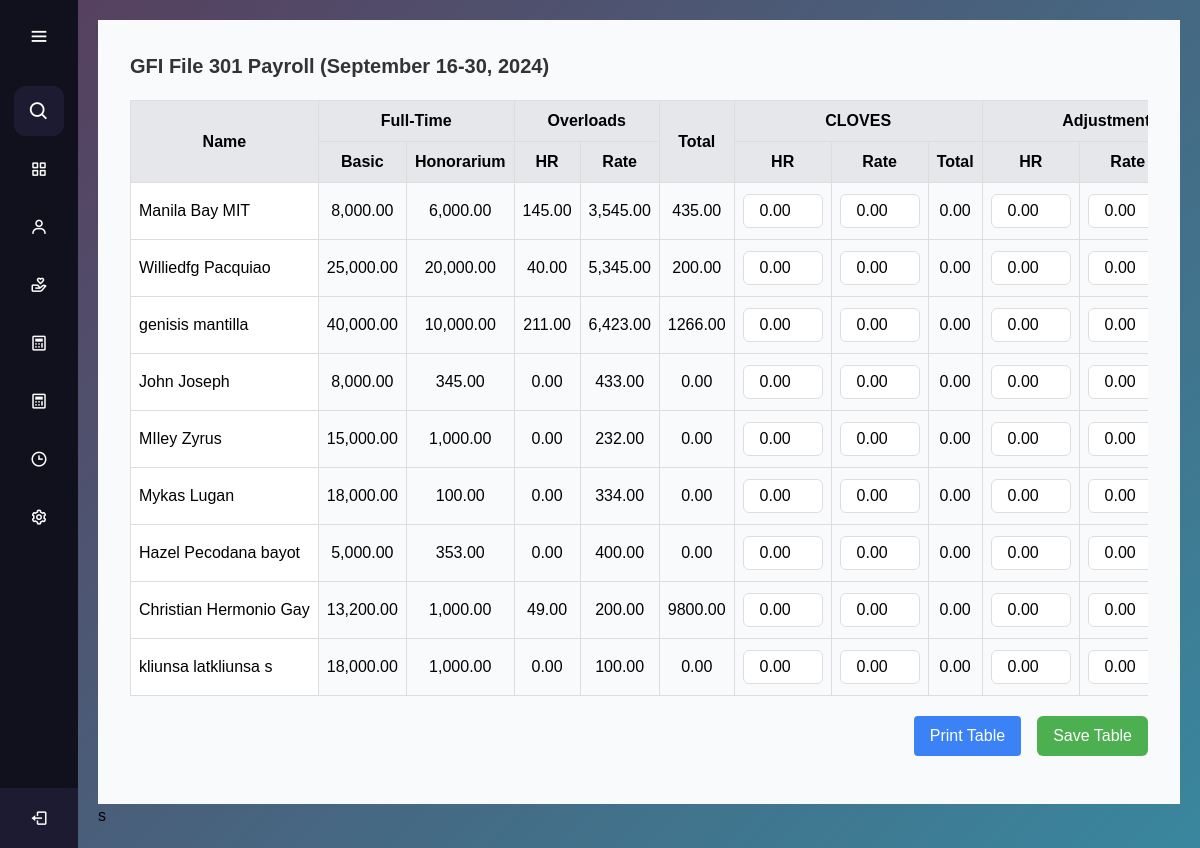
The page /computation2.php on the database its author committed.
### tables this page shows
CREATE TABLE `employees` (
  `employee_id` int(11) NOT NULL,
  `first_name` varchar(255) NOT NULL,
  `last_name` varchar(255) NOT NULL,
  `suffix_title` varchar(50) NOT NULL,
  `employee_type` enum('full-time','part-time') NOT NULL,
  `classification` varchar(255) NOT NULL,
  `basic_salary` decimal(10,2) NOT NULL,
  `honorarium` decimal(10,2) DEFAULT 0.00,
  `incentives` decimal(10,0) NOT NULL,
  `overload_rate` decimal(10,0) NOT NULL,
  `watch_reward` decimal(10,0) NOT NULL,
  `absent_lateRate` decimal(10,0) NOT NULL,
  `created_at` timestamp NOT NULL DEFAULT current_timestamp()
);

### computation2.php (the view, shortened to what this page needs)
<?php
require 'database_connection.php';
$sql = "
    SELECT
        e.employee_id,
        CONCAT(e.first_name, ' ', e.last_name, ' ', e.suffix_title) AS full_name,
        e.basic_salary,
        e.honorarium,
                e.overload_rate,
                ct.overload_total,
        ct.wr_hr,
        ct.wr_rate,
        ct.wr_total,
        ct.adjust_hr,
        ct.adjust_rate,
        ct.adjust_total,
        ct.watch_hr,
        e.watch_reward,
        ct.watch_total,
        ct.gross_pay,
        ct.absent_late_hr,
         e.absent_lateRate,
        ct.pagibig,
        ct.mp2,
        ct.sss,
                ct.ret,
        ct.canteen,
        ct.others,
        ct.total_deduction,
        ct.net_pay,
        ct.reg_date,
        COALESCE(SUM(o.grand_total), 0) AS overload_hr,
        COALESCE(c.medical_savings, 0) AS medical_savings,
        COALESCE(c.retirement, 0) AS retirement,
        COALESCE((c.sss_ee + c.sss_er), 0) AS sss_total,
        COALESCE((c.pag_ibig_ee + c.pag_ibig_er), 0) AS pag_ibig_total,
        COALESCE((c.philhealth_ee + c.philhealth_er), 0) AS philhealth_total
    FROM employees e
    LEFT JOIN overload o ON e.employee_id = o.employee_id
    LEFT JOIN contributions c ON e.employee_id = c.employee_id
    LEFT JOIN computation ct ON e.employee_id = ct.employee_id
    GROUP BY e.employee_id";
$result = $conn->query($sql);
?>
<!DOCTYPE html>
<html lang="en">
<head>
    <script src="https://cdn.tailwindcss.com"></script>
</head>
<body>
    <?php include 'aside.php'; ?>
    <main>
        <div class="content">
            <h1 class="text-xl font-bold mb-4">GFI File 301 Payroll (September 16-30, 2024)</h1>
            <div class="table-wrapper">
                <table id="crudTable" class="table-auto w-full">
                    <thead>
                        <tr>
                            <th rowspan="2" class="p-2 bg-gray-200 sticky gg">Name</th>
                            <th colspan="2" class="p-2 bg-gray-200">Full-Time</th>
                            <th colspan="2" class="p-2 bg-gray-200">Overloads</th>
                            <th rowspan="2" class="p-2 bg-gray-200">Total</th>
                            <th colspan="3" class="p-2 bg-gray-200">CLOVES</th>
                            <th colspan="3" class="p-2 bg-gray-200">Adjustment</th>
                        </tr>
                        <tr>
                            <th class="p-2 bg-gray-200">Basic</th>
                            <th class="p-2 bg-gray-200">Honorarium</th>
                            <th class="p-2 bg-gray-200">HR</th>
                            <th class="p-2 bg-gray-200">Rate</th>
                            <th class="p-2 bg-gray-200">HR</th>
                            <th class="p-2 bg-gray-200">Rate</th>
                            <th class="p-2 bg-gray-200">Total</th>
                            <th class="p-2 bg-gray-200">HR</th>
                            <th class="p-2 bg-gray-200">Rate</th>
                        </tr>
                    </thead>
                    <tbody>
                        <?php
                        if ($result && $result->num_rows > 0) {
                            while ($row = $result->fetch_assoc()) {
                                echo "<tr>";
                                echo "<td data-employee='{$row['employee_id']}' class='p-2 sticky gg' style='padding: 0.5rem; text-align: justify; border: 1px solid #ddd; white-space: nowrap; overflow: hidden;'>{$row['full_name']}</td>";
                                echo "<td class='p-2'>" . number_format($row['basic_salary'], 2) . "</td>";
                                echo "<td class='p-2'>" . number_format($row['honorarium'], 2) . "</td>";
                                echo "<td class='p-2'>" . number_format($row['overload_hr'], 2) . "</td>";
                                echo "<td class='p-2'>" . number_format($row['overload_rate'], 2) . "</td>";
                                echo "<td name='overload_total' class='p-2'>" . number_format($row['overload_total'], 2) . "</td>";
                                echo "<td><input type='number' name='wr_hr' class='editable-cell' value='{$row['wr_hr']}'></td>";
                                echo "<td><input type='number' name='wr_rate' class='editable-cell' value='{$row['wr_rate']}'></td>";
                                echo "<td name='wr_total' class='p-2'>" . number_format($row['wr_total'], 2) . "</td>";
                                echo "<td><input type='number' name='adjust_rate' class='editable-cell' value='{$row['adjust_rate']}'></td>";
                                echo "<td><input type='number' name='adjust_hr' class='editable-cell' value='{$row['adjust_hr']}'></td>";
                                echo "</tr>";
                            }
                        } else {
                            echo "<tr><td colspan='12' class='p-2 text-center'>No data found</td></tr>";
                        }
                        ?>
                    </tbody>
                </table>
            </div>
            <div class="flex justify-end mt-5 gap-x-4">
                <button id="printTableBtn" class="save-btn mb-4 bg-blue-500 text-white px-4 py-2 rounded" onclick="window.open('print2.php', '_blank');">Print Table</button>
                <button id="saveTableBtn" class="save-btn mb-4">Save Table</button>
            </div>
        </div>
        </div>s
    </main>
</body>
</html>

### styles.css (style rules this page uses)
* { margin: 0; padding: 0; box-sizing: border-box; font-family: "Poppins", sans-serif; }
main { margin-left: 78px; padding: 20px; transition: margin-left 0.5s ease; min-height: 100vh; background: linear-gradient( 135deg, #56405f, #39879e ); }

### computation2.php (style rules this page uses)
.table-wrapper { max-width: 100%; overflow-x: auto; margin-top: 20px; }
table { width: 100%; border-collapse: collapse; }
th, td { padding: 0.5rem; text-align: center; border: 1px solid #ddd; }
th { background-color: #f3f4f6; font-weight: bold; }
td input { width: 100%; padding: 0.25rem; border: 1px solid #ddd; border-radius: 0.375rem; text-align: center; }
.save-btn { padding: 0.5rem 1rem; background-color: #4CAF50; color: white; border: none; border-radius: 0.375rem; cursor: pointer; transition: background-color 0.3s ease; }
.editable-cell { text-align: center; width: 80px; }
.content { padding: 2rem; background-color: #f9fafb; }
h1 { font-size: 1.75rem; color: #333; }
#crudTable td:first-child { position: sticky; left: 0; background-color: #fff; z-index: 2; }
.gg { position: sticky; left: 0; z-index: 2; }

### rows shown on the page
employees: full_name "Manila Bay MIT", basic_salary "8,000.00", honorarium "6,000.00", overload_hr "145.00", overload_rate "3,545.00", overload_total "435.00", wr_hr "0.00", wr_rate "0.00", wr_total "0.00", adjust_rate "0.00", adjust_hr "0.00"
employees: full_name "Williedfg Pacquiao", basic_salary "25,000.00", honorarium "20,000.00", overload_hr "40.00", overload_rate "5,345.00", overload_total "200.00", wr_hr "0.00", wr_rate "0.00", wr_total "0.00", adjust_rate "0.00", adjust_hr "0.00"
employees: full_name "genisis mantilla", basic_salary "40,000.00", honorarium "10,000.00", overload_hr "211.00", overload_rate "6,423.00", overload_total "1266.00", wr_hr "0.00", wr_rate "0.00", wr_total "0.00", adjust_rate "0.00", adjust_hr "0.00"
employees: full_name "John Joseph", basic_salary "8,000.00", honorarium "345.00", overload_hr "0.00", overload_rate "433.00", overload_total "0.00", wr_hr "0.00", wr_rate "0.00", wr_total "0.00", adjust_rate "0.00", adjust_hr "0.00"
employees: full_name "MIley Zyrus", basic_salary "15,000.00", honorarium "1,000.00", overload_hr "0.00", overload_rate "232.00", overload_total "0.00", wr_hr "0.00", wr_rate "0.00", wr_total "0.00", adjust_rate "0.00", adjust_hr "0.00"
employees: full_name "Mykas Lugan", basic_salary "18,000.00", honorarium "100.00", overload_hr "0.00", overload_rate "334.00", overload_total "0.00", wr_hr "0.00", wr_rate "0.00", wr_total "0.00", adjust_rate "0.00", adjust_hr "0.00"
employees: full_name "Hazel Pecodana bayot", basic_salary "5,000.00", honorarium "353.00", overload_hr "0.00", overload_rate "400.00", overload_total "0.00", wr_hr "0.00", wr_rate "0.00", wr_total "0.00", adjust_rate "0.00", adjust_hr "0.00"
employees: full_name "Christian Hermonio Gay", basic_salary "13,200.00", honorarium "1,000.00", overload_hr "49.00", overload_rate "200.00", overload_total "9800.00", wr_hr "0.00", wr_rate "0.00", wr_total "0.00", adjust_rate "0.00", adjust_hr "0.00"
employees: full_name "kliunsa latkliunsa s", basic_salary "18,000.00", honorarium "1,000.00", overload_hr "0.00", overload_rate "100.00", overload_total "0.00", wr_hr "0.00", wr_rate "0.00", wr_total "0.00", adjust_rate "0.00", adjust_hr "0.00"
